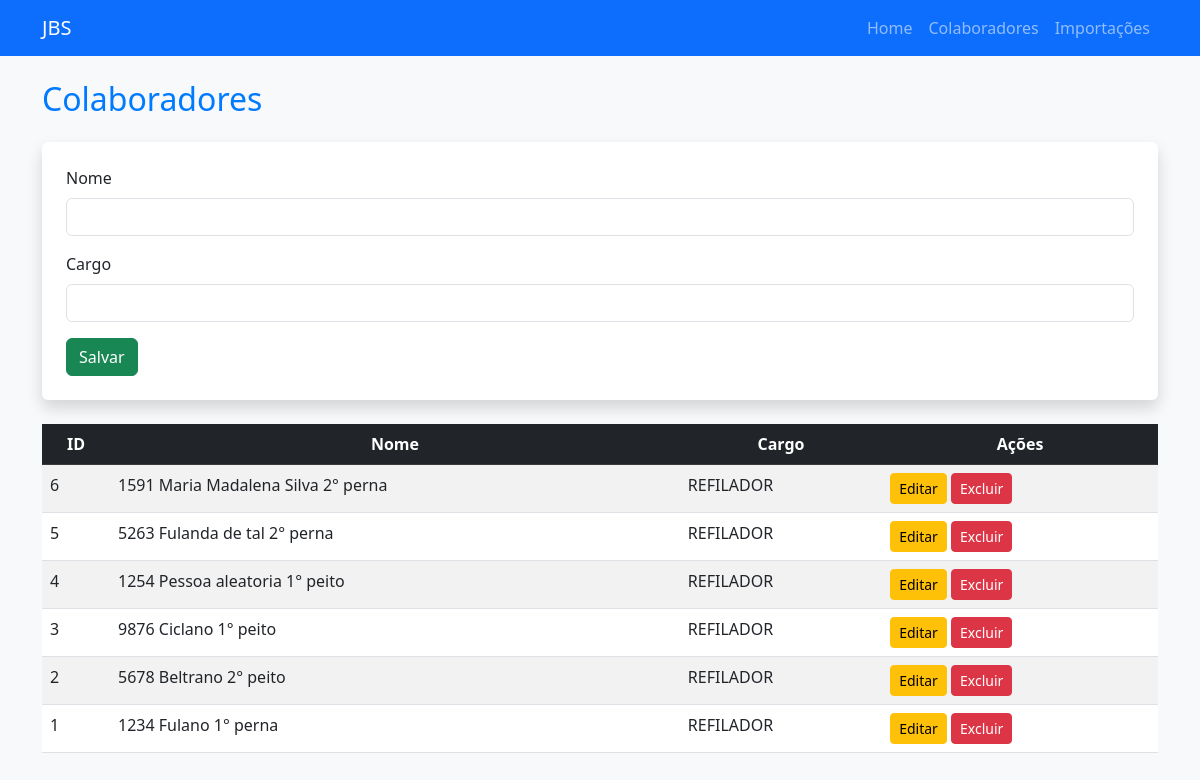
The page /colaboradores (signed in) on the database its author committed.
### app/models.py (models this page shows)
class Colaborador(db.Model):
    id = db.Column(db.Integer, primary_key=True)
    nome = db.Column(db.String(100), nullable=False)
    cargo = db.Column(db.String(100), nullable=False)
    importacoes = db.relationship('Importacao', backref='colaborador', cascade='all, delete-orphan')

### app/routes.py (the view, shortened to what this page needs)
@main.route('/colaboradores', methods=['GET', 'POST'])
def colaboradores():
    colaboradores = Colaborador.query.order_by(Colaborador.id.desc()).all()
    return render_template('colaboradores.html', colaboradores=colaboradores)

### app/__init__.py (called while the page is built)
def create_app():
    app = Flask(__name__, template_folder='templates')
    app.config['SECRET_KEY'] = 'your_secret_key_here'
    app.config['SQLALCHEMY_DATABASE_URI'] = 'sqlite:///app.db'
    app.config['SQLALCHEMY_TRACK_MODIFICATIONS'] = False
    db.init_app(app)
    migrate.init_app(app, db)
    from app.routes import main
    from app.auth import auth
    app.register_blueprint(main)
    app.register_blueprint(auth, url_prefix='/auth')
    @app.before_request
    def check_user_logged_in():
        open_endpoints = ['auth.login', 'auth.register']  # Add more if needed
        if 'user_id' not in session and request.endpoint not in open_endpoints:
            return redirect(url_for('auth.login'))
    with app.app_context():
        db.create_all()
    return app

### app/templates/colaboradores.html
{% extends 'base.html' %}
{% block content %}
<h2 class="mb-4">Colaboradores</h2>
<form method="POST" class="mb-4 p-4 bg-white shadow rounded">
    <div class="mb-3">
        <label class="form-label">Nome</label>
        <input type="text" name="nome" class="form-control" required>
    </div>
    <div class="mb-3">
        <label class="form-label">Cargo</label>
        <input type="text" name="cargo" class="form-control" required>
    </div>
    <button type="submit" class="btn btn-success">Salvar</button>
</form>
<table class="table table-striped table-hover">
    <thead class="table-dark">
        <tr>
            <th>ID</th>
            <th>Nome</th>
            <th>Cargo</th>
            <th>Ações</th>
        </tr>
    </thead>
    <tbody>
        {% for colaborador in colaboradores %}
        <tr>
            <td>{{ colaborador.id }}</td>
            <td>{{ colaborador.nome }}</td>
            <td>{{ colaborador.cargo }}</td>
            <td>
                <a href="{{ url_for('main.edit_colaborador', id=colaborador.id) }}" class="btn btn-warning btn-sm">Editar</a>
                <form action="{{ url_for('main.delete_colaborador', id=colaborador.id) }}" method="POST" class="d-inline">
                    <button type="submit" class="btn btn-danger btn-sm" onclick="return confirm('Deseja excluir?')">Excluir</button>
                </form>
            </td>
        </tr>
        {% endfor %}
    </tbody>
</table>
{% endblock %}

### app/static/styles.css (style rules this page uses)
body { background-color: #f8f9fa; }
h2 { color: #007bff; }
.table th { text-align: center; }

### rows shown on the page
Colaborador: id "6", nome "1591 Maria Madalena Silva 2° perna", cargo "REFILADOR"
Colaborador: id "5", nome "5263 Fulanda de tal 2° perna", cargo "REFILADOR"
Colaborador: id "4", nome "1254 Pessoa aleatoria 1° peito", cargo "REFILADOR"
Colaborador: id "3", nome "9876 Ciclano 1° peito", cargo "REFILADOR"
Colaborador: id "2", nome "5678 Beltrano 2° peito", cargo "REFILADOR"
Colaborador: id "1", nome "1234 Fulano 1° perna", cargo "REFILADOR"
